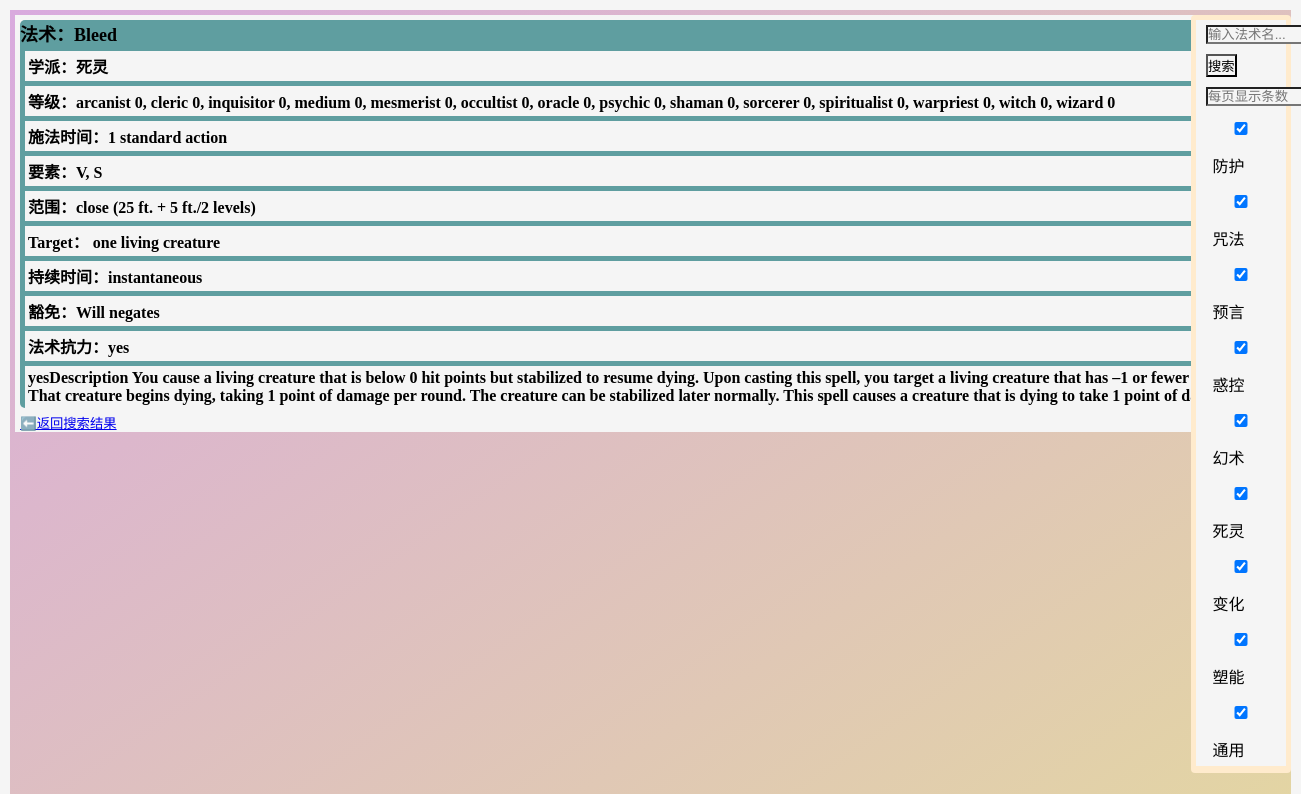
Screenshot of /search/Bleed with the database file from the repository.
### tables this page shows
CREATE TABLE spells (
                id          INTEGER PRIMARY KEY AUTOINCREMENT,
                no          INTEGER,
                name        TEXT NOT NULL,
                school      TEXT,
                level       TEXT,
                casting_time TEXT,
                components  TEXT,
                range       TEXT,
                effect      TEXT,
                aiming      TEXT,
                duration    TEXT,
                saving_throw TEXT,
                resistance  TEXT,
                description TEXT
            );

### routes/search.py (the view)
@search_bp.route("/search/<spell_name>")
def spell_detail(spell_name):
    conn = get_db()
    cursor = conn.cursor()
    cursor.execute("SELECT * FROM spells WHERE name=? COLLATE NOCASE",(spell_name,))
    roww = cursor.fetchone()
    if roww:
        return render_template("spell_details.html",spell=roww)
    else:
        return render_template("spell.html", kw=spell_name, page=1, rpp=25, results=[], ttp=0, url_args="")

### db.py (called while the page is built)
def get_db():
    if 'db' not in g:
        g.db = sqlite3.connect(current_app.config["DATABASE"])
        g.db.row_factory = sqlite3.Row
    return g.db

def close_connection(exception=None):
    db = g.pop('db', None)
    if db is not None:
        db.close()

### templates/spell_details.html
    {%extends "base.html"%}
    {% block content %}
    <section class="content">
        <h1 class="title">
            法术：{{ spell.name }}
            <p class="sc">学派：{{ spell["school"] }}</p>
            <p class="le">等级：{{ spell.level }}</p>
            <p class="ti">施法时间：{{ spell.casting_time }}</p>
            <p class="co">要素：{{ spell.components }}</p>
            <p class="ra">范围：{{ spell.range }}</p>
            <p class="ef">{{ spell.effect }}：{{ spell.aiming }}</p>
            <p class="du">持续时间：{{ spell.duration }}</p>
            <p class="sa">豁免：{{ spell.saving_throw }}</p>
            <p class="re">法术抗力：{{ spell.resistance }}</p>
            <p class="de">{{ spell.description }}</p>
        </h1>
        <a href="javascript:history.back()">⬅️返回搜索结果</a>
        {% endblock%}

### static/style.css (style rules this page uses)
* { margin: 0; padding: 0; box-sizing: border-box; background: whitesmoke; margin: 5px; }
body { background: linear-gradient(145deg, #d9aade, #e3d5a3); display: flex; flex-flow: column wrap; align-items: center; min-height: 100vh; font-family: "Georgia", serif; }
.title p { font-size: medium; margin: 5px; padding: 3px; display: flex; flex-flow: column; text-decoration: none; }
.title { background-color: cadetblue; font-size: large; font-weight: bold; text-decoration: none; border-radius: 5px; }
.content a { font-size: smaller; }

### rows the page displays
spells: name "Bleed", school "死灵", level "arcanist 0, cleric 0, inquisitor 0, medium 0, mesmerist 0, occultist 0, oracle 0, psychic 0, shaman 0, sorcerer 0, spiritualist 0, warpriest 0, witch 0, wizard 0", casting_time "1 standard action", components "V, S", range "close (25 ft. + 5 ft./2 levels)", effect "Target", aiming "one living creature", duration "instantaneous", saving_throw "Will negates", resistance "yes", description "yesDescription You cause a living creature that is below 0 hit points but stabilized to resume dying. Upon casting this spell, you target a living creature that has –1 or fewer hit points. That creature begins dying, taking 1 point of damage per round. The creature can be stabilized later normally. This spell causes a creature that is dying to take 1 point of damage."
